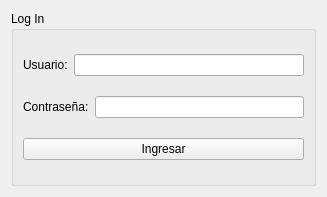
<?xml version="1.0" encoding="UTF-8"?>
<ui version="4.0">
 <class>Login</class>
 <widget class="QWidget" name="Login">
  <property name="geometry">
   <rect>
    <x>0</x>
    <y>0</y>
    <width>327</width>
    <height>197</height>
   </rect>
  </property>
  <property name="windowTitle">
   <string>Log In - Form</string>
  </property>
  <layout class="QVBoxLayout" name="verticalLayout_2">
   <item>
    <widget class="QGroupBox" name="groupBox">
     <property name="title">
      <string>Log In</string>
     </property>
     <layout class="QVBoxLayout" name="verticalLayout">
      <item>
       <layout class="QHBoxLayout" name="horizontalLayout">
        <item>
         <widget class="QLabel" name="label_username">
          <property name="text">
           <string>Usuario:</string>
          </property>
         </widget>
        </item>
        <item>
         <widget class="QLineEdit" name="input_username"/>
        </item>
       </layout>
      </item>
      <item>
       <layout class="QHBoxLayout" name="horizontalLayout_2">
        <item>
         <widget class="QLabel" name="label_password">
          <property name="text">
           <string>Contraseña:</string>
          </property>
         </widget>
        </item>
        <item>
         <widget class="QLineEdit" name="input_password">
          <property name="echoMode">
           <enum>QLineEdit::Password</enum>
          </property>
         </widget>
        </item>
       </layout>
      </item>
      <item>
       <widget class="QPushButton" name="btn_login">
        <property name="text">
         <string>Ingresar</string>
        </property>
       </widget>
      </item>
     </layout>
    </widget>
   </item>
  </layout>
 </widget>
 <resources/>
 <connections/>
</ui>
